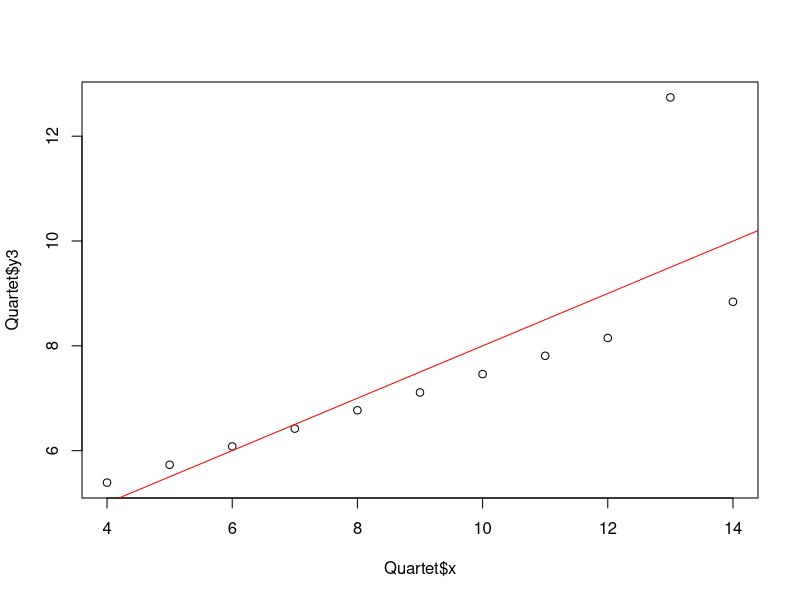
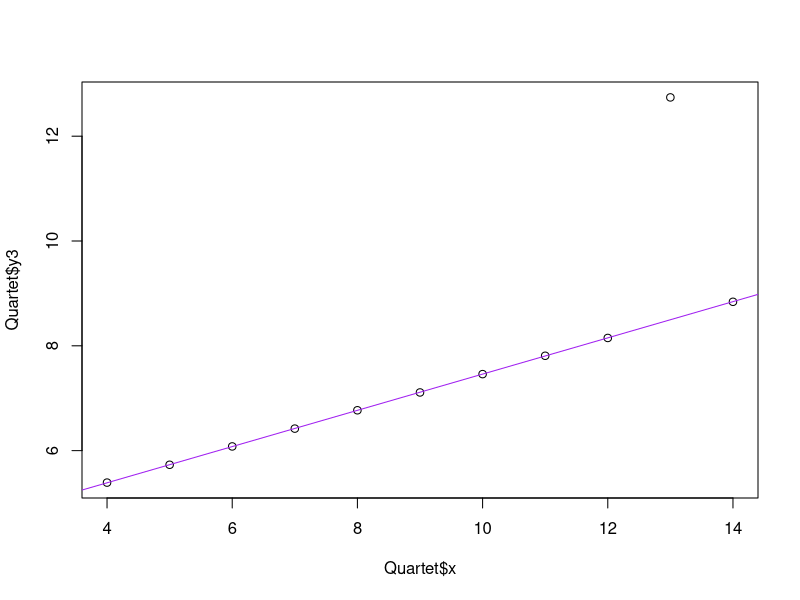

Generate these figures, in order, with R:
# Measuring the performance of the regression model

rm(list = ls(all = TRUE)) # Clean-up environment
dev.off() # Clean-up any plots

library(car)
data(Quartet)

# Plot attribute y3 against attribute x (using lm [Linear Model])
plot(Quartet$x, Quartet$y3)
lmfit <- lm(Quartet$y3 ~ Quartet$x)
abline(lmfit, col = "red")

# Retrieve predicted values
predicted <- predict(lmfit, newdata = Quartet[c("x")])

# Calculate the Root Mean Square Error (RMSE)
actual <- Quartet$y3
rmse <- (mean((predicted - actual)^2))^0.5
rmse

# Calculate the Relative Square Error (RSE)
mu <- mean(actual)
rse <- mean((predicted - actual)^2) / mean((mu - actual)^2)
rse

# R-Squared measurement
rsquare <- 1 - rse
rsquare

# Plot attribute y3 against attribute x (using rlm [Regression Model] from MASS)
library(MASS)
plot(Quartet$x, Quartet$y3)
rlmfit <- rlm(Quartet$y3 ~ Quartet$x)
abline(rlmfit, col = "purple")

# Get the predicted results
predicted <- predict(rlmfit, newdata = Quartet[c("x")])

# Calculate RMSE
actual <- Quartet$y3
rmse <- (mean((predicted - actual)^2))^0.5
rmse

# Calculate RSE
mu <- mean(actual)
rse <- mean((predicted - actual)^2) / mean((mu - actual)^2)
rse

# R-Square
rsquare <- 1 - rse
rsquare
